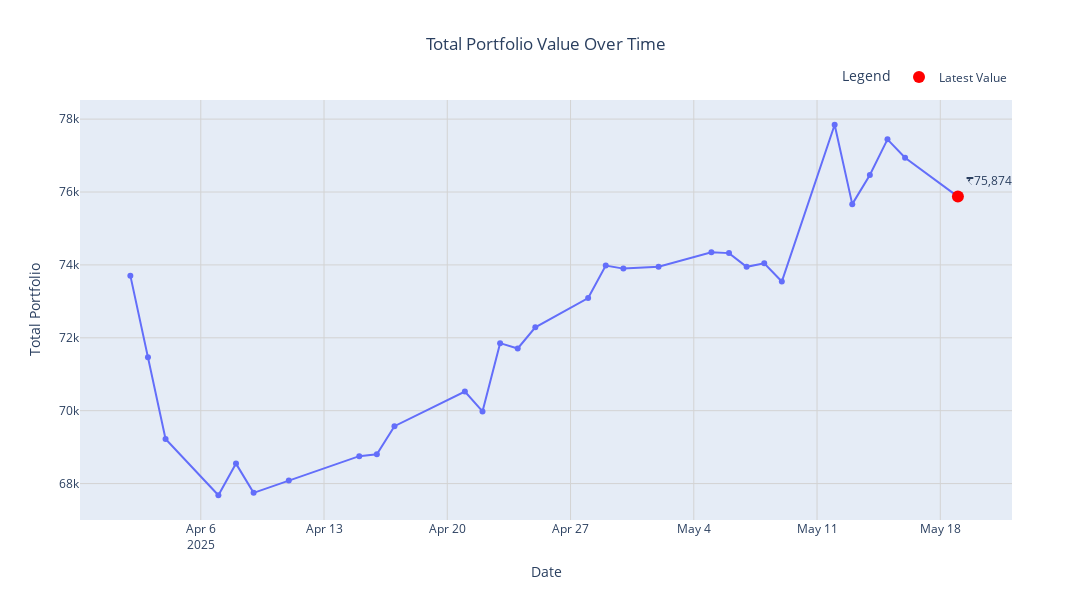

The notebook cell this image was saved under:
### Code cell
# Plotting the total portfolio value over time as a line chart
fig = px.line(
    x=ttl_portf.index,
    y=ttl_portf,
    title="Total Portfolio over Time",
    labels={"x": "Date", "y": "Total Portfolio"},
    template="plotly",
    width=1600,
    height=600,
    markers=True
    )

# Highlight the latest value with a marker and annotation
fig.add_scatter(
    x=[ttl_portf.index[-1]],
    y=[ttl_portf.iloc[-1]],
    mode="markers+text",
    marker=dict(color="red", size=12),
    text=[f"₹{ttl_portf.iloc[-1]:,.2f}"],
    textposition="top right",
    name="Latest Value"
)

fig.update_layout(
    title={
        "text": "Total Portfolio Value Over Time",
        "x": 0.5,
        "xanchor": "center"
    },
    xaxis=dict(showgrid=True, gridcolor="lightgray"),
    yaxis=dict(showgrid=True, gridcolor="lightgray"),
    legend=dict(title="Legend", orientation="h", yanchor="bottom", y=1.02, xanchor="right", x=1)
)

fig

### Figure 1 — Plotly figure (JSON) as saved in the notebook; plotly's stock layout.template omitted (floating-point values rounded to 4 significant figures)
{"data": [{"hovertemplate": "Date=%{x}<br>Total Portfolio=%{y}<extra></extra>", "legendgroup": "", "line": {"color": "#636efa", "dash": "solid"}, "marker": {"symbol": "circle"}, "mode": "lines+markers", "name": "", "orientation": "v", "showlegend": false, "type": "scatter", "x": ["2025-04-02T00:00:00.000000000", "2025-04-03T00:00:00.000000000", "2025-04-04T00:00:00.000000000", "2025-04-07T00:00:00.000000000", "2025-04-08T00:00:00.000000000", "2025-04-09T00:00:00.000000000", "2025-04-11T00:00:00.000000000", "2025-04-15T00:00:00.000000000", "2025-04-16T00:00:00.000000000", "2025-04-17T00:00:00.000000000", "2025-04-21T00:00:00.000000000", "2025-04-22T00:00:00.000000000", "2025-04-23T00:00:00.000000000", "2025-04-24T00:00:00.000000000", "2025-04-25T00:00:00.000000000", "2025-04-28T00:00:00.000000000", "2025-04-29T00:00:00.000000000", "2025-04-30T00:00:00.000000000", "2025-05-02T00:00:00.000000000", "2025-05-05T00:00:00.000000000", "2025-05-06T00:00:00.000000000", "2025-05-07T00:00:00.000000000", "2025-05-08T00:00:00.000000000", "2025-05-09T00:00:00.000000000", "2025-05-12T00:00:00.000000000", "2025-05-13T00:00:00.000000000", "2025-05-14T00:00:00.000000000", "2025-05-15T00:00:00.000000000", "2025-05-16T00:00:00.000000000", "2025-05-19T00:00:00.000000000"], "xaxis": "x", "y": [73710.0, 71460.0, 69230.0, 67680.0, 68550.0, 67750.0, 68080.0, 68750.0, 68810.0, 69580.0, 70530.0, 69980.0, 71850.0, 71710.0, 72290.0, 73090.0, 73980.0, 73900.0, 73950.0, 74350.0, 74320.0, 73950.0, 74040.0, 73540.0, 77850.0, 75670.0, 76470.0, 77440.0, 76940.0, 75870.0], "yaxis": "y"}, {"marker": {"color": "red", "size": 12}, "mode": "markers+text", "name": "Latest Value", "text": ["₹75,874.60"], "textposition": "top right", "type": "scatter", "x": ["2025-05-19T00:00:00"], "y": [75870.0]}], "layout": {"height": 600, "legend": {"orientation": "h", "title": {"text": "Legend"}, "tracegroupgap": 0, "x": 1, "xanchor": "right", "y": 1.02, "yanchor": "bottom"}, "title": {"text": "Total Portfolio Value Over Time", "x": 0.5, "xanchor": "center"}, "width": 1600, "xaxis": {"anchor": "y", "domain": [0, 1], "gridcolor": "lightgray", "showgrid": true, "title": {"text": "Date"}}, "yaxis": {"anchor": "x", "domain": [0, 1], "gridcolor": "lightgray", "showgrid": true, "title": {"text": "Total Portfolio"}}}}
